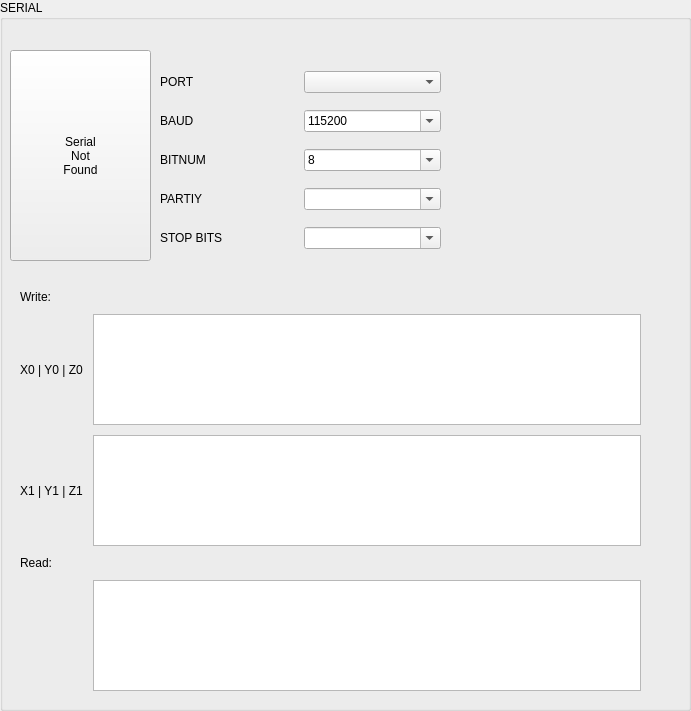
   <widget class="QGroupBox" name="groupBox_3">
    <property name="geometry">
     <rect>
      <x>110</x>
      <y>510</y>
      <width>691</width>
      <height>711</height>
     </rect>
    </property>
    <property name="title">
     <string>SERIAL</string>
    </property>
    <widget class="QWidget" name="layoutWidget">
     <property name="geometry">
      <rect>
       <x>160</x>
       <y>60</y>
       <width>281</width>
       <height>205</height>
      </rect>
     </property>
     <layout class="QGridLayout" name="gridLayout_2">
      <item row="0" column="1">
       <widget class="QComboBox" name="PortBox"/>
      </item>
      <item row="3" column="1">
       <widget class="QComboBox" name="ParityBox">
        <property name="editable">
         <bool>true</bool>
        </property>
       </widget>
      </item>
      <item row="2" column="0">
       <widget class="QLabel" name="label_41">
        <property name="text">
         <string>BITNUM</string>
        </property>
        <property name="alignment">
         <set>Qt::AlignLeading|Qt::AlignLeft|Qt::AlignVCenter</set>
        </property>
       </widget>
      </item>
      <item row="2" column="1">
       <widget class="QComboBox" name="BitNumBox">
        <property name="editable">
         <bool>true</bool>
        </property>
        <property name="currentText">
         <string>8</string>
        </property>
       </widget>
      </item>
      <item row="1" column="0">
       <widget class="QLabel" name="label_40">
        <property name="text">
         <string>BAUD</string>
        </property>
        <property name="alignment">
         <set>Qt::AlignLeading|Qt::AlignLeft|Qt::AlignVCenter</set>
        </property>
       </widget>
      </item>
      <item row="4" column="1">
       <widget class="QComboBox" name="StopBox">
        <property name="editable">
         <bool>true</bool>
        </property>
       </widget>
      </item>
      <item row="4" column="0">
       <widget class="QLabel" name="label_43">
        <property name="text">
         <string>STOP BITS</string>
        </property>
        <property name="alignment">
         <set>Qt::AlignLeading|Qt::AlignLeft|Qt::AlignVCenter</set>
        </property>
       </widget>
      </item>
      <item row="3" column="0">
       <widget class="QLabel" name="label_42">
        <property name="text">
         <string>PARTIY</string>
        </property>
        <property name="alignment">
         <set>Qt::AlignLeading|Qt::AlignLeft|Qt::AlignVCenter</set>
        </property>
       </widget>
      </item>
      <item row="1" column="1">
       <widget class="QComboBox" name="BaudBox">
        <property name="editable">
         <bool>true</bool>
        </property>
        <property name="currentText">
         <string>115200</string>
        </property>
       </widget>
      </item>
      <item row="0" column="0">
       <widget class="QLabel" name="label_39">
        <property name="text">
         <string>PORT</string>
        </property>
        <property name="alignment">
         <set>Qt::AlignLeading|Qt::AlignLeft|Qt::AlignVCenter</set>
        </property>
       </widget>
      </item>
     </layout>
    </widget>
    <widget class="QPushButton" name="openButton">
     <property name="geometry">
      <rect>
       <x>10</x>
       <y>50</y>
       <width>141</width>
       <height>211</height>
      </rect>
     </property>
     <property name="sizePolicy">
      <sizepolicy hsizetype="Minimum" vsizetype="Preferred">
       <horstretch>0</horstretch>
       <verstretch>0</verstretch>
      </sizepolicy>
     </property>
     <property name="text">
      <string>Serial
Not
Found</string>
     </property>
    </widget>
    <widget class="QWidget" name="layoutWidget">
     <property name="geometry">
      <rect>
       <x>10</x>
       <y>280</y>
       <width>641</width>
       <height>421</height>
      </rect>
     </property>
     <layout class="QGridLayout" name="gridLayout_6">
      <property name="leftMargin">
       <number>10</number>
      </property>
      <property name="topMargin">
       <number>10</number>
      </property>
      <property name="rightMargin">
       <number>10</number>
      </property>
      <property name="bottomMargin">
       <number>10</number>
      </property>
      <property name="spacing">
       <number>10</number>
      </property>
      <item row="1" column="0">
       <widget class="QLabel" name="label_44">
        <property name="text">
         <string>X0 | Y0 | Z0</string>
        </property>
        <property name="alignment">
         <set>Qt::AlignCenter</set>
        </property>
       </widget>
      </item>
      <item row="1" column="1">
       <widget class="QTextEdit" name="serialWrite1"/>
      </item>
      <item row="2" column="0">
       <widget class="QLabel" name="label_45">
        <property name="text">
         <string>X1 | Y1 | Z1</string>
        </property>
        <property name="alignment">
         <set>Qt::AlignCenter</set>
        </property>
       </widget>
      </item>
      <item row="2" column="1">
       <widget class="QTextEdit" name="serialWrite2"/>
      </item>
      <item row="4" column="1">
       <widget class="QTextEdit" name="serialRead"/>
      </item>
      <item row="3" column="0">
       <widget class="QLabel" name="label_49">
        <property name="text">
         <string>Read:</string>
        </property>
        <property name="alignment">
         <set>Qt::AlignLeading|Qt::AlignLeft|Qt::AlignVCenter</set>
        </property>
       </widget>
      </item>
      <item row="0" column="0">
       <widget class="QLabel" name="label_50">
        <property name="text">
         <string>Write:</string>
        </property>
        <property name="alignment">
         <set>Qt::AlignLeading|Qt::AlignLeft|Qt::AlignVCenter</set>
        </property>
       </widget>
      </item>
     </layout>
    </widget>
   </widget>
